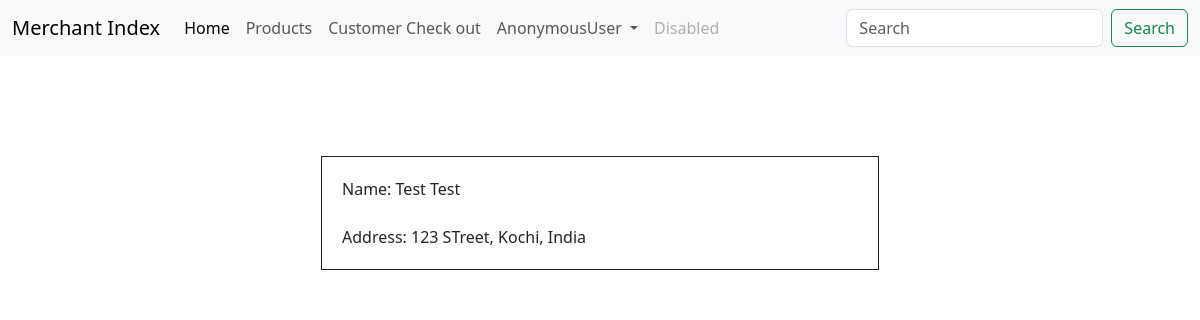
/product/ViewCustomer/1, run on the app's committed database.
### Home/models.py (models this page shows)
class BillingAdress(models.Model):
    firstname = models.CharField(max_length=20)
    lastname = models.CharField(max_length=20)
    mobile_number = models.CharField(max_length=11)
    address =  models.CharField(max_length=255)
    city = models.CharField(max_length=11)
    state = models.CharField(max_length=11)
    zipcode = models.CharField(max_length=11)
    country = models.CharField(max_length=11)
    user = models.ForeignKey(User,on_delete=models.CASCADE,null=True, blank=True)

### Product/views.py (the view)
# urls.py: path("ViewCustomer/<int:pk>",views.ViewCustomer,name="ViewCustomer"),
def ViewCustomer(request,pk):
    user = User.objects.get(id = pk)
    add = BillingAdress.objects.get(user = user)
    context = {
        "add":add
    }
    return render(request,"viewcustomer.html",context)

### templates/viewcustomer.html (shortened to what this page needs)
{% extends 'merchantindex.html' %}
{% block content %}
<div class="container">
    <div class="content">
        Name: {{add.firstname}} {{add.lastname}}
        <br><br>
        Address: {{add.address}}, {{add.city}}, {{add.country}}
    </div>
</div>
{% endblock %}

### templates/viewcustomer.html (style rules this page uses)
.content { width:50%; margin: auto; margin-top: 100px; border: 1px solid; padding: 20px; }

### data on the page
BillingAdress: firstname "Test", lastname "Test", address "123 STreet", city "Kochi", country "India"

### other printed values
{{ request.user }} "AnonymousUser"
